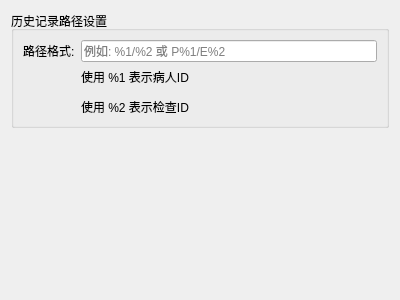
<?xml version="1.0" encoding="UTF-8"?>
<ui version="4.0">
 <class>PreferenceHistory</class>
 <widget class="QWidget" name="PreferenceHistory">
  <property name="geometry">
   <rect>
    <x>0</x>
    <y>0</y>
    <width>400</width>
    <height>300</height>
   </rect>
  </property>
  <property name="windowTitle">
   <string>Form</string>
  </property>
  <layout class="QVBoxLayout" name="verticalLayout">
   <item>
    <widget class="QGroupBox" name="groupBox">
     <property name="title">
      <string>历史记录路径设置</string>
     </property>
     <layout class="QFormLayout" name="formLayout">
      <item row="0" column="0">
       <widget class="QLabel" name="label">
        <property name="text">
         <string>路径格式:</string>
        </property>
       </widget>
      </item>
      <item row="0" column="1">
       <widget class="QLineEdit" name="lineEditFormat">
        <property name="toolTip">
         <string>使用%1表示病人ID，%2表示检查ID</string>
        </property>
        <property name="placeholderText">
         <string>例如: %1/%2 或 P%1/E%2</string>
        </property>
       </widget>
      </item>
      <item row="1" column="1">
       <widget class="QLabel" name="labelHelp">
        <property name="text">
         <string>&lt;html&gt;&lt;head/&gt;&lt;body&gt;&lt;p&gt;使用 %1 表示病人ID&lt;/p&gt;&lt;p&gt;使用 %2 表示检查ID&lt;/p&gt;&lt;/body&gt;&lt;/html&gt;</string>
        </property>
       </widget>
      </item>
     </layout>
    </widget>
   </item>
   <item>
    <spacer name="verticalSpacer">
     <property name="orientation">
      <enum>Qt::Vertical</enum>
     </property>
     <property name="sizeHint" stdset="0">
      <size>
       <width>20</width>
       <height>211</height>
      </size>
     </property>
    </spacer>
   </item>
  </layout>
 </widget>
 <resources/>
 <connections/>
</ui> 
